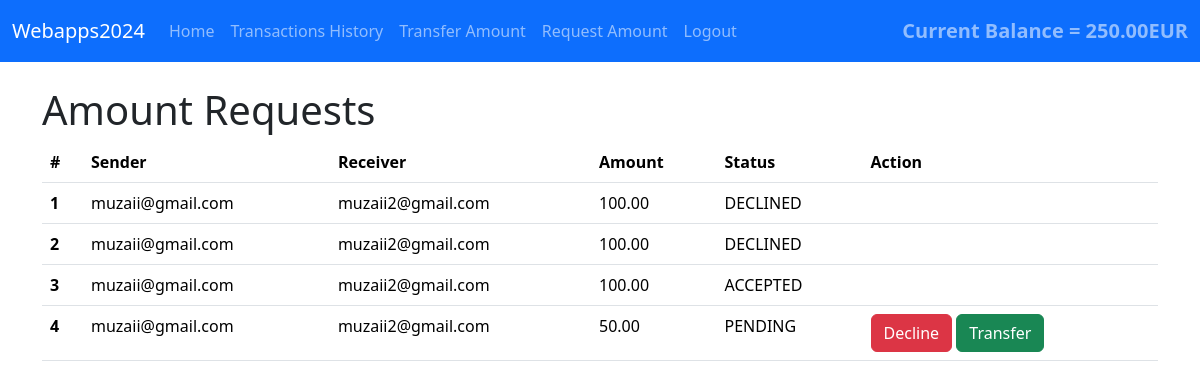
Page /register/home/ (signed in) on the earlier database version.
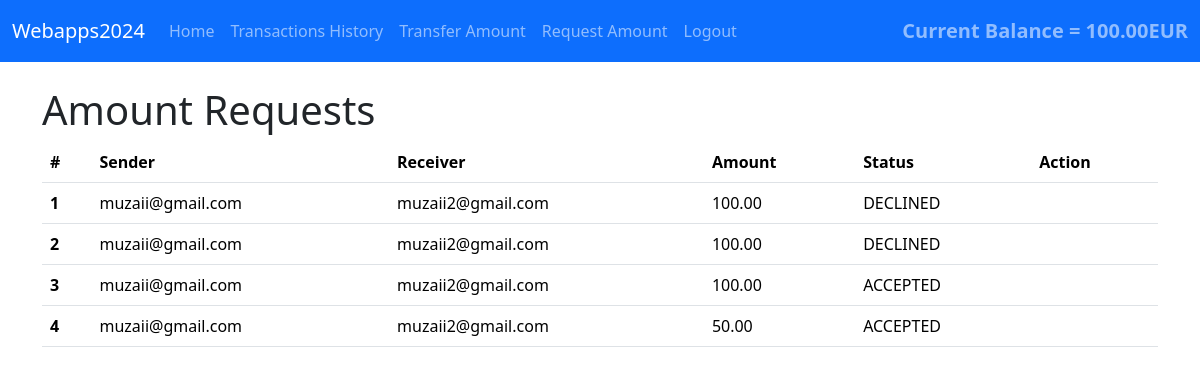
Same page on the later database version.
### payapp/models.py (models this page shows)
class Account(models.Model):
    user = models.ForeignKey(Principal, on_delete=models.CASCADE)
    amount = models.DecimalField(max_digits=10, decimal_places=2)
    currency = models.CharField(max_length=3)
    is_active = models.BooleanField(default=True)
    created_at = models.DateTimeField(auto_now_add=True)

class AmountRequest(models.Model):
    REQUEST_STATUS = [
        ('PENDING', 'Pending'),
        ('ACCEPTED', 'Accepted'),
        ('DECLINED', 'Declined'),
    ]
    requester = models.ForeignKey(Principal, related_name='requests_sent', on_delete=models.CASCADE)
    receiver = models.ForeignKey(Principal, related_name='requests_received', on_delete=models.CASCADE)
    amount = models.DecimalField(max_digits=10, decimal_places=2)
    status = models.CharField(max_length=20, choices=REQUEST_STATUS, default='PENDING')
    created_at = models.DateTimeField(auto_now_add=True)

### register/models.py (models this page shows, shortened)
class Principal(AbstractBaseUser):
    email = models.EmailField(
        verbose_name="email address",
        max_length=255,
        unique=True,
    )
    first_name = models.CharField(max_length=255, blank=True, unique=False)
    last_name = models.CharField(max_length=200, blank=True, null=True)
    is_active = models.BooleanField(default=True)
    is_admin = models.BooleanField(default=False)
    created_at = models.DateTimeField(auto_now_add=True)
    updated_at = models.DateTimeField(auto_now=True)
    objects = PrincipalUserManager()
    USERNAME_FIELD = "email"
    REQUIRED_FIELDS = ["first_name"]
    @property
    def is_staff(self):
        return self.is_admin

### register/views.py (the view)
# urls.py: path("home/", home, name="home"),
@login_required
def home(request):
    user = request.user
    if user.is_staff:
        template_name = 'transactions.html'
        nav_items = [
            {'label': 'Home', 'url': '/register/home/'},
            {'label': 'Users', 'url': '/register/users/'},
            {'label': 'Add User', 'url': '/register/add-users/'},
            {'label': 'Logout', 'url': '/register/logout/'}
        ]
        user_transactions = Transaction.objects.all()
        user_transactions = user_transactions.select_related('sender_account__user', 'receiver_account__user')
        transactions_data = []
        for transaction in user_transactions:
            print(transaction.transaction_date)
            transactions_data.append({
                'sender_email': transaction.sender_account.user.email,
                'receiver_email': transaction.receiver_account.user.email,
                'amount': transaction.amount,
                'date': transaction.transaction_date
            })
        return render(request, template_name, {'nav_items': nav_items, 'transactions': transactions_data})
    else:
        balance, currency = user_balance(request)
        template_name = 'requests.html'
        nav_items = [
            {'label': 'Home', 'url': '/register/home/'},
            {'label': "Transactions History", 'url': '/payapp/transactions/'},
            {'label': 'Transfer Amount', 'url': '/payapp/send-amount/'},
            {'label': 'Request Amount', 'url': '/payapp/request-amount/'},
            {'label': 'Logout', 'url': '/register/logout/'}
        ]
        amount_requests = AmountRequest.objects.filter(receiver=request.user).select_related('requester', 'receiver')
        return render(request, template_name, {'nav_items': nav_items, 'requests': amount_requests,
                                               'balance': balance, 'currency': currency})

### register/views.py (called while the page is built)
def user_balance(request):
    account = Account.objects.filter(user=request.user).first()
    return account.amount, account.currency

### templates/requests.html (shortened to what this page needs)
{% extends "base.html" %}
{% block content %}
    {% if requests %}
        <h1>Amount Requests</h1>
        <table class="table">
            <thead>
            <tr>
                <th scope="col">#</th>
                <th scope="col">Sender</th>
                <th scope="col">Receiver</th>
                <th scope="col">Amount</th>
                <th scope="col">Status</th>
                <th scope="col">Action</th>
            </tr>
            </thead>
            <tbody>
            {% for request in requests %}
                <tr>
                    <th scope="row">{{ forloop.counter }}</th>
                    <td>{{ request.requester.email }}</td>
                    <td>{{ request.receiver.email }}</td>
                    <td>{{ request.amount }}</td>
                    <td>{{ request.status }}</td>
                    <td>
                        {% if request.status == 'PENDING' %}
                            <form action="{% url 'request_action' %}" method="post" style="display: inline;">
                                <button type="submit" class="btn btn-danger">Decline</button>
                            </form>
                            <button type="button" class="btn btn-success" onclick="confirmTransfer('{{ request.id }}', '{{ request.requester.email }}', '{{ request.amount }}')">Transfer</button>
                        {% endif %}
                    </td>
                </tr>
            {% endfor %}
            </tbody>
        </table>
    {% else %}
        <div style="text-align: center;">
            <p style="font-size: 24px; font-weight: bold;">No requests found.</p>
        </div>
    {% endif %}
{% endblock %}

### templates/base.html (shortened to what this page needs)
<!DOCTYPE html>
<html lang="en">
<head>
    <link href="https://cdn.jsdelivr.net/npm/bootstrap@5.3.3/dist/css/bootstrap.min.css" rel="stylesheet">
</head>
<body>
<nav class="navbar navbar-expand-lg navbar-dark bg-primary">
    <div class="container-fluid">
        <a class="navbar-brand" href="#">Webapps2024</a>
        <div class="collapse navbar-collapse" id="navbarNav">
            <ul class="navbar-nav">
                {% for item in nav_items %}
                    <li class="nav-item">
                        <a class="nav-link" href="{{ item.url }}">{{ item.label }}</a>
                    </li>
                {% endfor %}
            </ul>
            <div class="navbar-text ms-auto fw-bold fs-5">
                {% if user.is_authenticated %}
                    {% if balance %}
                        Current Balance = {{ balance }}{{ currency }}
                    {% endif %}
                {% endif %}
            </div>
        </div>
    </div>
</nav>
<div class="container mt-4">
    {% block content %}
    {% endblock %}
</div>
</body>
</html>

Differences in the rows shown:
changed Account "EUR": amount "250.00" → "100.00"
changed AmountRequest (number 4 of 4 on the later page): status "PENDING" → "ACCEPTED"; no longer shows "Decline Transfer"
